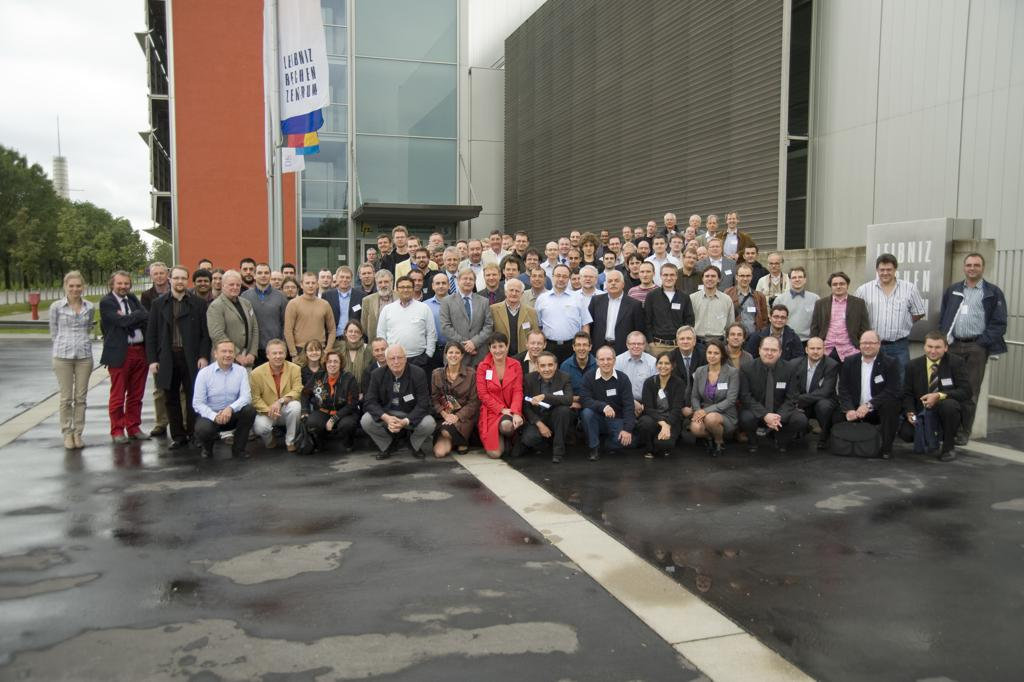
#> input picture YOLO/yoloface-master/samples/meeting_11_304.jpg, 1024 x 682 px, given in place of 1744.mp4, which was not available
$ python test.py
#> lines starting #> are read from the running program, lines starting #| are printed output that depends on the picture; pictures that were not available may be replaced by others from this repository, and a replacement may not be noted
import cv2
import numpy as np

video_src = "../1744.mp4"
cap = cv2.VideoCapture(video_src)
fps = cap.get(cv2.CAP_PROP_FPS) # 프레임
delay = int(1000/fps) # 계산 딜레이

cascade_front = cv2.CascadeClassifier("haarcascade_frontface.xml")
# cascade_front = cv2.CascadeClassifier("haarcascade_frontalcatface_extended.xml")
cascade_profile = cv2.CascadeClassifier("haarcascade_profileface.xml")

tracker = cv2.TrackerCSRT_create()
tracking_State = 0
tracking_ROI = (0,0,0,0)

while cap.isOpened():
    ret, frame = cap.read()
#> frame is the input picture: shape (682, 1024, 3); mean B, G, R 108.4, 115.5, 120.6
    if not ret:
        print("can't read video")
        break

    if tracking_State == 0:
        image = frame.copy()
        gray = cv2.cvtColor(image, cv2.COLOR_BGR2GRAY)
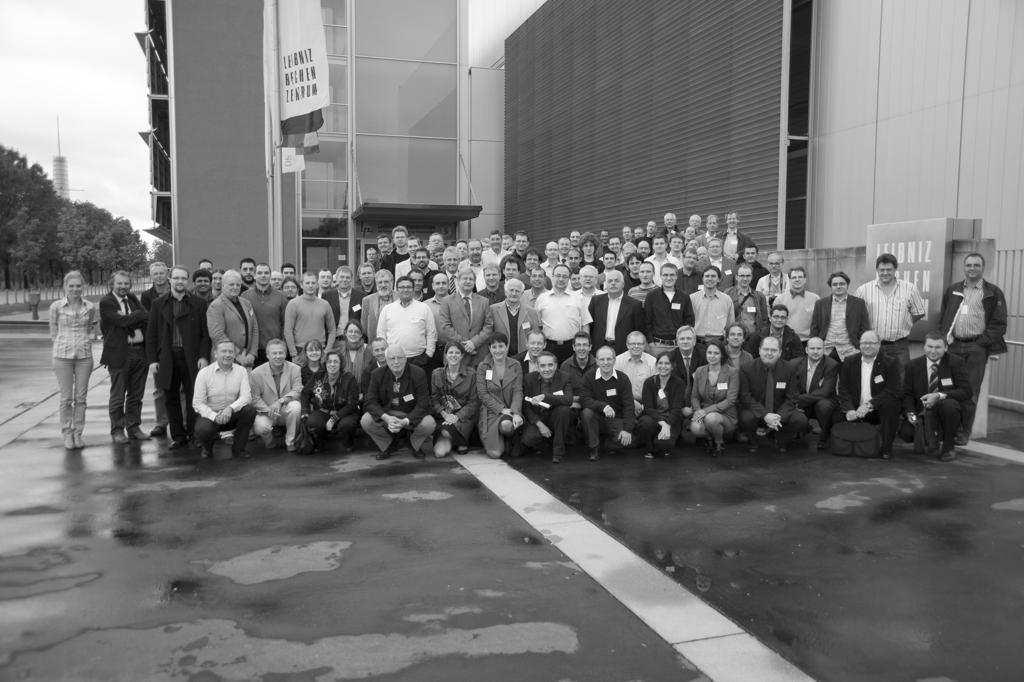
#> gray: shape (682, 1024); min 0, max 255, mean 116.2
        gray = cv2.equalizeHist(gray)
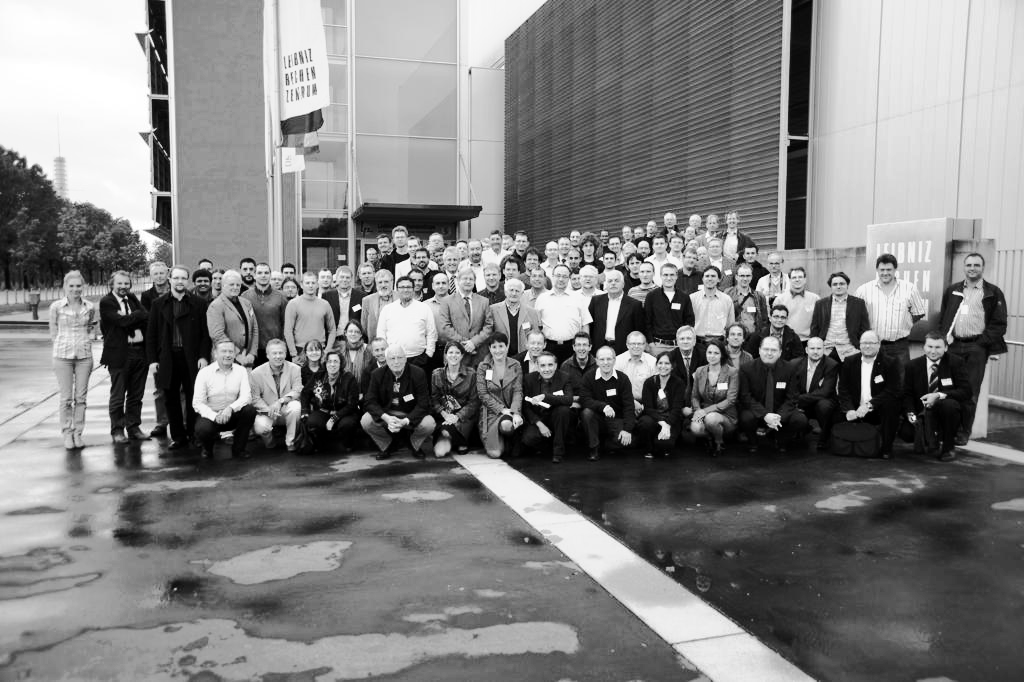
#> gray: shape (682, 1024); min 0, max 255, mean 128.2
        faces = cascade_front.detectMultiScale(gray, 1.3, 5)
#> faces = [[658, 266, 22, 22], [535, 356, 23, 23], [805, 228, 68, 68]]
        profile_faces = cascade_profile.detectMultiScale(gray, 1.3, 5)
#> profile_faces = ()

        if len(faces) > 0:
            x,y,w,h = faces[0]
#> x = 658; y = 266; w = 22; h = 22
            tracking_ROI = (x,y,w,h)
#> tracking_ROI = (658, 266, 22, 22)
            # cv2.rectangle(frame, (x,y), (x+w,y+h),(0,0,255),2,1)
            tracking_State = 1
            print(faces)
#| [[658 266  22  22]
#|  [535 356  23  23]
#|  [805 228  68  68]]

    elif tracking_State == 1:
        inits = tracker.init(frame, tracking_ROI)
        if inits == None:
            tracking_State = 2
            print("tracking..")
        else:
            tracking_State = 0
            print("tracking failed")

    elif tracking_State == 2:
        ok, tracking_ROI = tracker.update(frame)
        if ok:
            p1 = (int(tracking_ROI[0]), int(tracking_ROI[1]))
            p2 = (int(tracking_ROI[0] + tracking_ROI[1]), int(tracking_ROI[1] + tracking_ROI[3]))
            cv2.rectangle(frame, p1, p2, (255,0,0),2,1)
        else:
            print("failed")
            tracking_State = 0

    cv2.imshow("main", frame)
    if cv2.waitKey(delay) & 0xff == ord('q'):
#> (key q is pressed here)
        break

else:
    print("can't find file")
cap.release()

$ run again, on YOLO/yoloface-master/samples/outside_000001.jpg
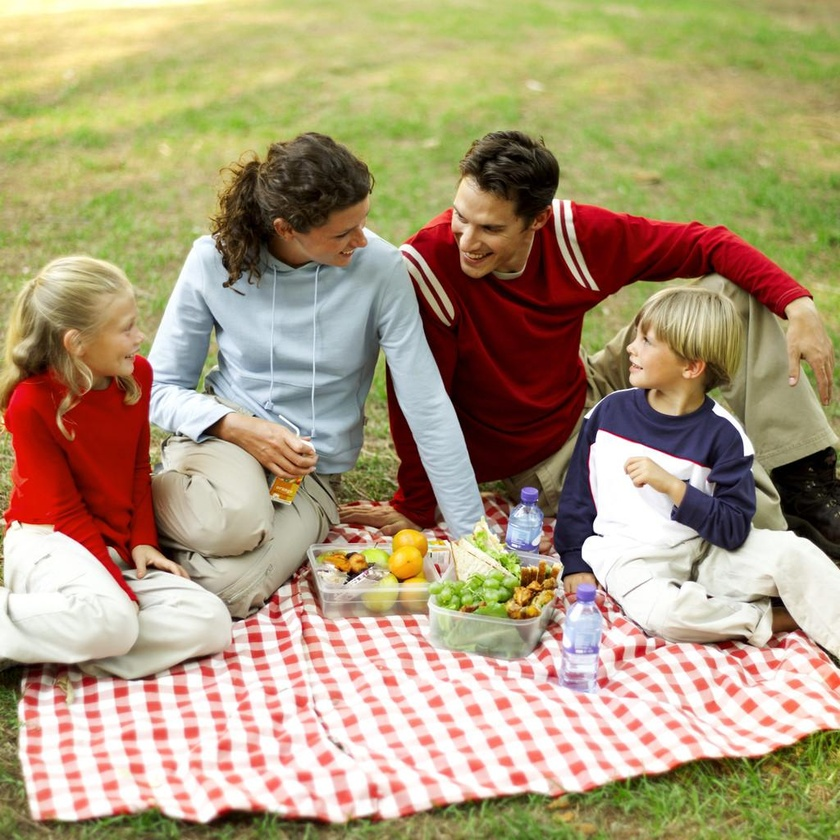
#> input picture YOLO/yoloface-master/samples/outside_000001.jpg, 840 x 840 px, shrunk from 1024 x 1024 before the run, given in place of 1744.mp4, which was not available
#> frame is the input picture: shape (840, 840, 3); mean B, G, R 122.9, 154.6, 173.2
#> `gray = cv2.cvtColor(image, cv2.COLOR_BGR2GRAY)`:
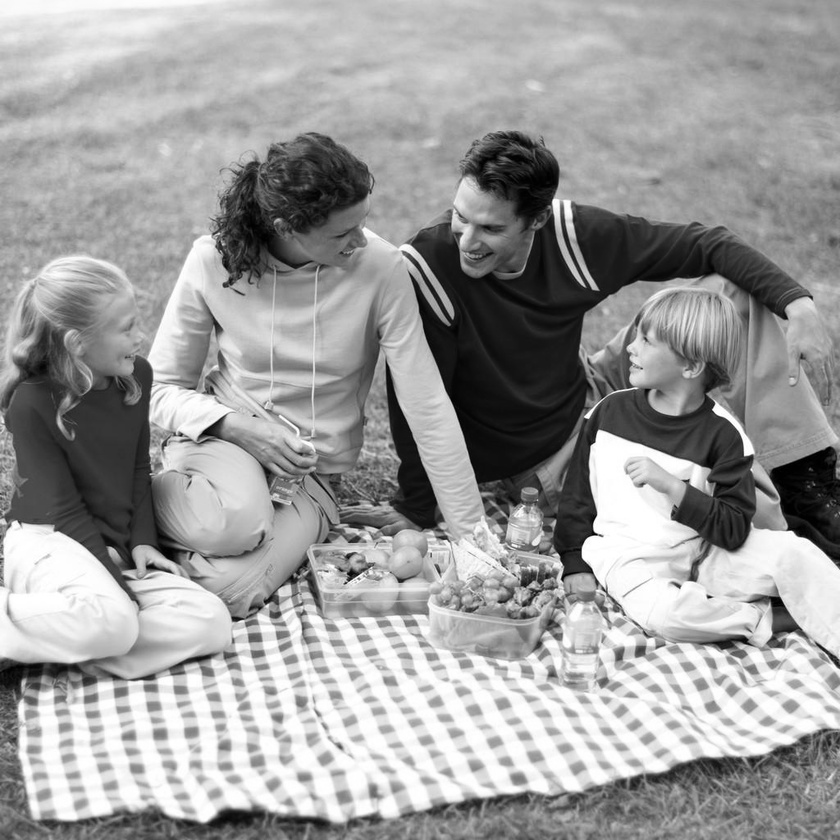
#> gray: shape (840, 840); min 0, max 255, mean 156.6
#> `gray = cv2.equalizeHist(gray)`:
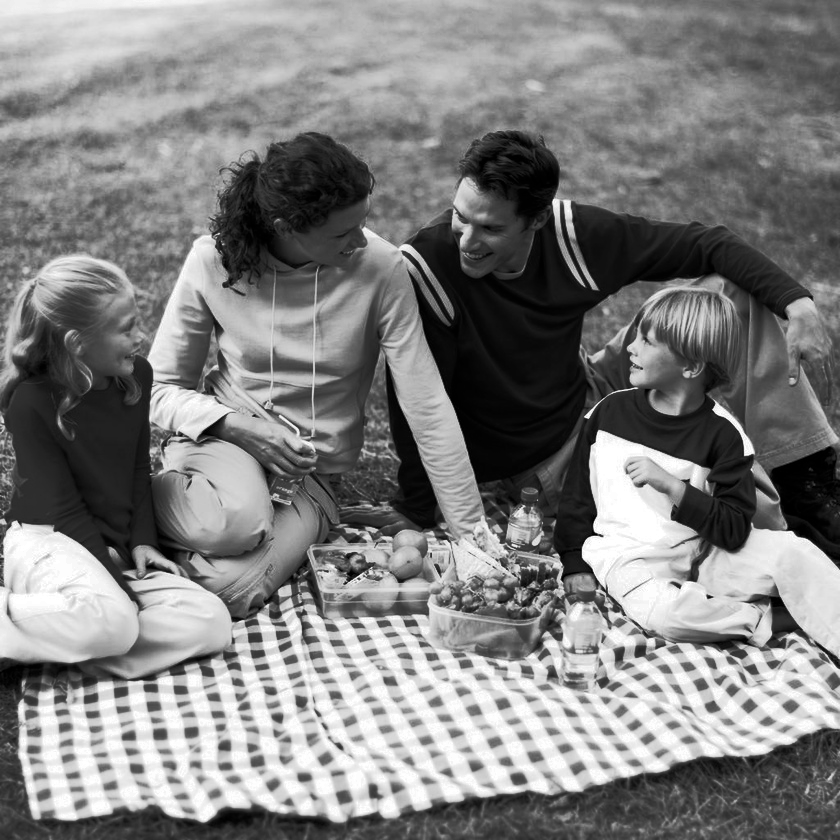
#> gray: shape (840, 840); min 0, max 255, mean 128.2
#> faces = ()
